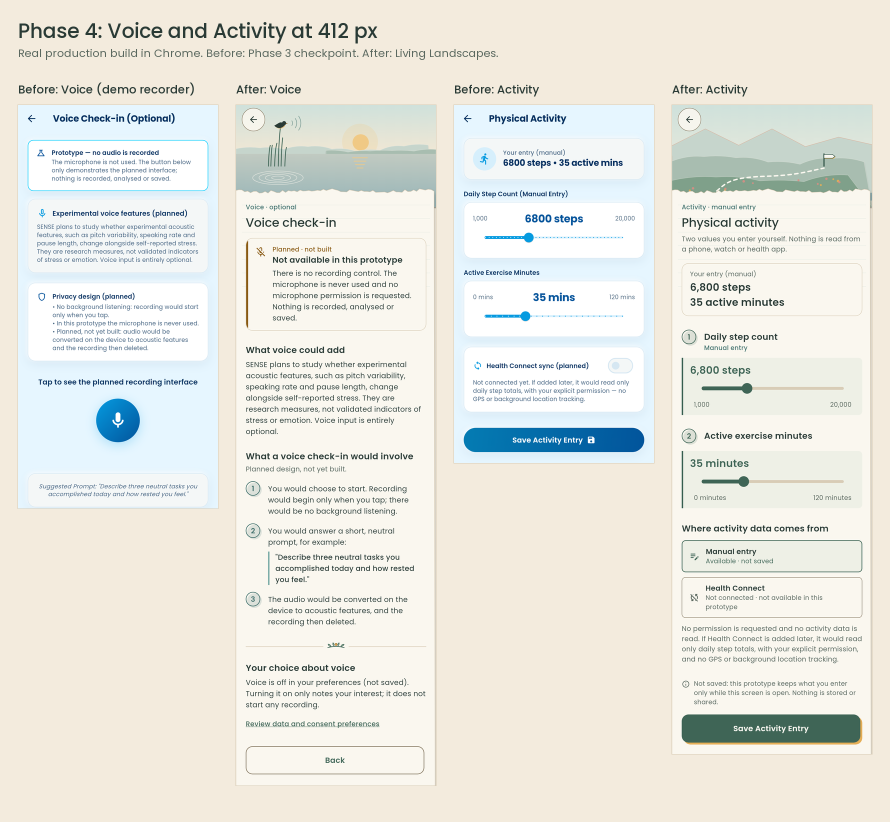
#> input picture docs/redesign/production-phase4/before_after_412.png, 1780 x 1643 px (shown at 1/2 size)
$ python -i compose_phase4.py   (imports and definitions only)
#> lines starting #> are read from the running program, lines starting #| are printed output that depends on the picture
#> further down, picture is the input picture: PIL image 1780x1643 RGB; mean R, G, B 232.3, 232.3, 224.8
"""Compose the Phase 4 production review images from real-Chrome screenshots.

python3 compose_phase4.py <shots dir> <out dir> <mobile/assets/fonts/poppins>
Screenshots come from flow.sh / matrix.sh: the production web build driven
through the real entry flow (Splash > Onboarding > Consent > Home) and the
Home "Ways to reflect" rows. "before" shots come from a build of the Phase 3
checkpoint commit.
"""
import pathlib, sys
from PIL import Image, ImageDraw, ImageFont

# [1 line that did not run here, left out]
# [1 line not run here, left out]
BG, INK, MUTED, LINE = (243, 235, 221), (41, 58, 53), (90, 104, 95), (216, 204, 182)


def font(size, weight='Medium'):
    return ImageFont.truetype(str(FONT / f'Poppins-{weight}.ttf'), size)


def trim(im, keep=48):
#> called with keep = 48
    g = im.convert('L')
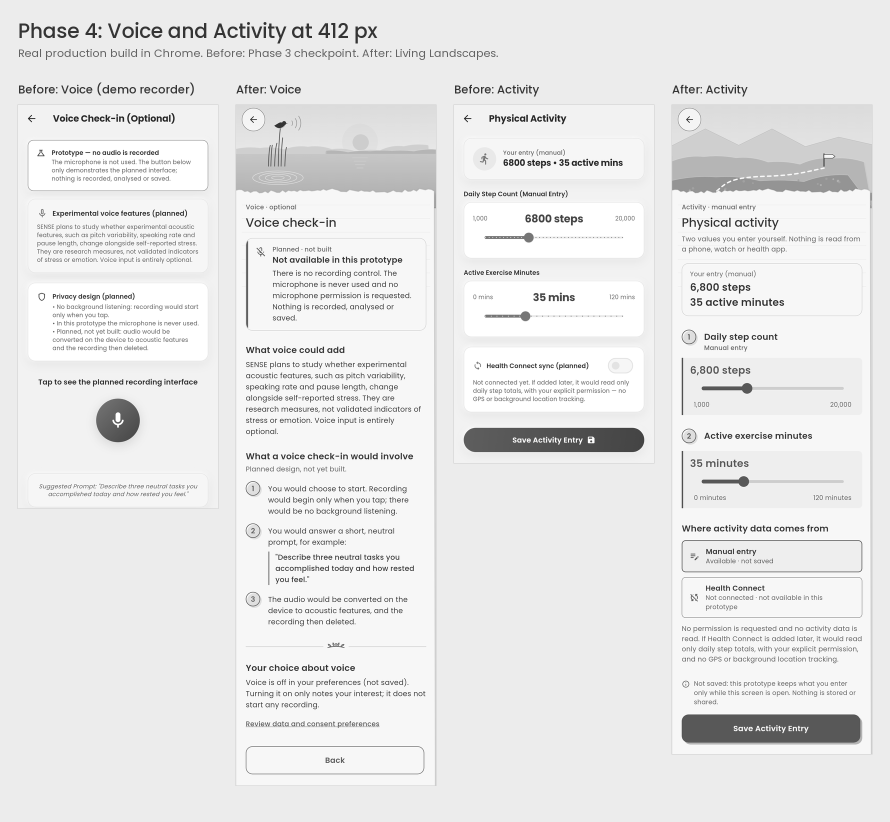
#> g: PIL image 1780x1643 L (shown at 1/2 size); min 7, max 255, mean 231.5
    w, h = g.size
#> w = 1780; h = 1643
    for y in range(h - 1, 0, -3):
        if min(g.getpixel((x, y)) for x in range(8, w - 8, 3)) < 160:
            return im.crop((0, 0, w, min(h, y + keep)))
    return im


def sheet(items, cols, title, sub, width_each, pad=36, label_h=60, max_h=None):
    ims = []
    for src, label in items:
        im = Image.open(src)
        im = trim(im) if im.height > 2 * im.width else im
        if max_h:
            im = im.crop((0, 0, im.width, min(im.height, int(max_h * im.width / width_each))))
        s = width_each / im.width
        ims.append((im.convert('RGB').resize((width_each, int(im.height * s)), Image.LANCZOS), label))
    rows = [ims[i:i + cols] for i in range(0, len(ims), cols)]
    head = 150
    H = head + sum(max(i.height for i, _ in r) + label_h + pad for r in rows) + pad
    W = pad + cols * (width_each + pad)
    out = Image.new('RGB', (W, H), BG)
    d = ImageDraw.Draw(out)
    d.text((pad, 34), title, font=font(40), fill=INK)
    d.text((pad, 90), sub, font=font(22, 'Regular'), fill=MUTED)
    y = head
    for r in rows:
        x = pad
        for im, label in r:
            d.text((x, y + 12), label, font=font(23), fill=INK)
            out.paste(im, (x, y + label_h))
            d.rectangle((x - 1, y + label_h - 1, x + im.width, y + label_h + im.height), outline=LINE)
            x += width_each + pad
        y += max(i.height for i, _ in r) + label_h + pad
    return out


def save(im, name):
    im.save(OUT / name, optimize=True)
    print('wrote', name, im.size)


S = lambda n: SH / f'{n}.png'
names = [('voice', 'Voice'), ('activity', 'Activity')]

# [23 lines not run here, left out]

>>> from PIL import Image
>>> picture = Image.open('../before_after_412.png')
>>> result = trim(picture)
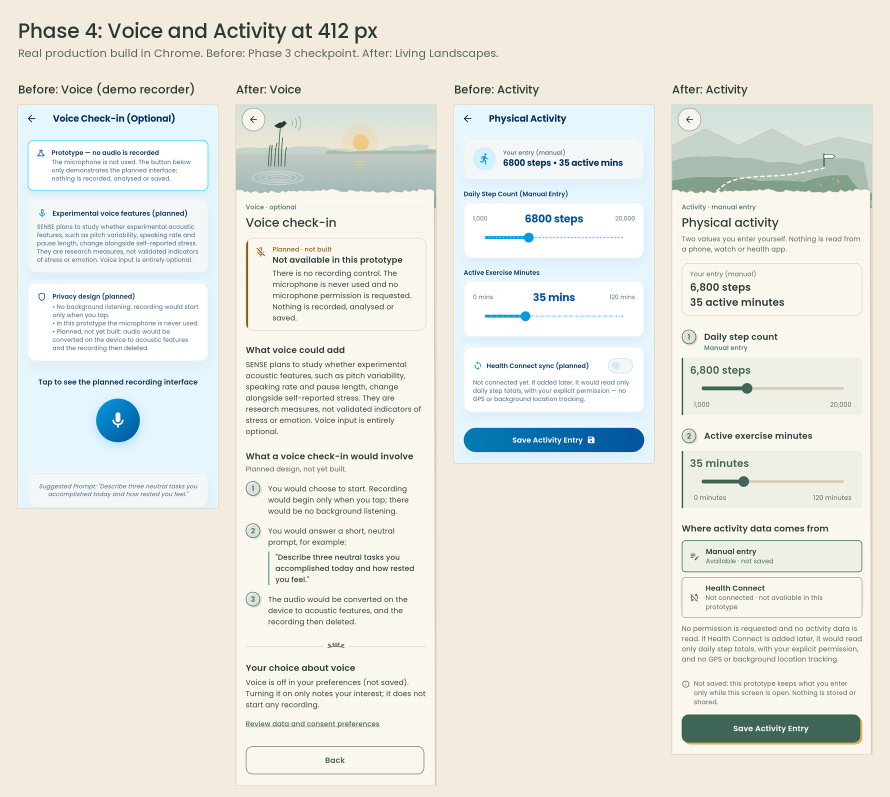
#> result: PIL image 1780x1594 RGB (shown at 1/2 size); mean R, G, B 232, 232.2, 224.9
